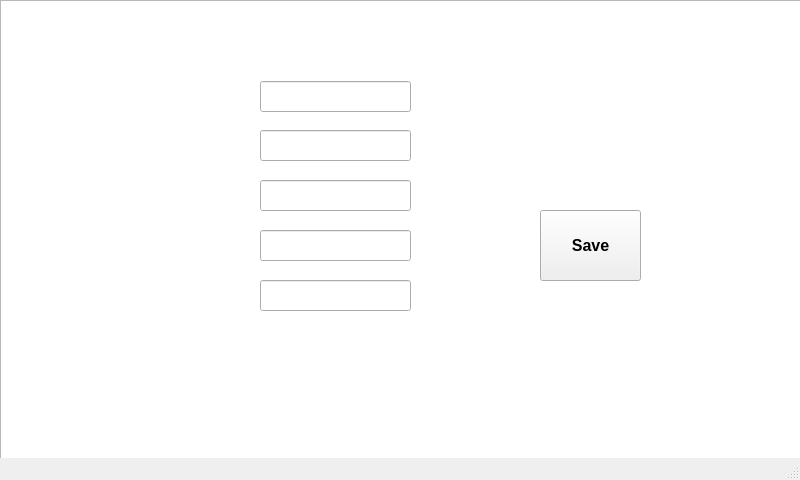
<?xml version="1.0" encoding="UTF-8"?>
<ui version="4.0">
 <class>Configuration</class>
 <widget class="QMainWindow" name="Configuration">
  <property name="geometry">
   <rect>
    <x>0</x>
    <y>0</y>
    <width>800</width>
    <height>480</height>
   </rect>
  </property>
  <property name="windowTitle">
   <string>MainWindow</string>
  </property>
  <widget class="QWidget" name="centralwidget">
   <widget class="QLabel" name="label">
    <property name="geometry">
     <rect>
      <x>560</x>
      <y>20</y>
      <width>231</width>
      <height>31</height>
     </rect>
    </property>
    <property name="font">
     <font>
      <pointsize>13</pointsize>
      <weight>75</weight>
      <bold>true</bold>
     </font>
    </property>
    <property name="styleSheet">
     <string notr="true">color: rgb(255, 255, 255);</string>
    </property>
    <property name="text">
     <string>Configuration</string>
    </property>
   </widget>
   <widget class="QLabel" name="label_4">
    <property name="geometry">
     <rect>
      <x>50</x>
      <y>80</y>
      <width>121</width>
      <height>31</height>
     </rect>
    </property>
    <property name="font">
     <font>
      <pointsize>12</pointsize>
      <weight>75</weight>
      <bold>true</bold>
     </font>
    </property>
    <property name="styleSheet">
     <string notr="true">color: rgb(255, 255, 255);</string>
    </property>
    <property name="text">
     <string>Age</string>
    </property>
   </widget>
   <widget class="QLabel" name="label_5">
    <property name="geometry">
     <rect>
      <x>50</x>
      <y>130</y>
      <width>121</width>
      <height>31</height>
     </rect>
    </property>
    <property name="font">
     <font>
      <pointsize>12</pointsize>
      <weight>75</weight>
      <bold>true</bold>
     </font>
    </property>
    <property name="styleSheet">
     <string notr="true">color: rgb(255, 255, 255);</string>
    </property>
    <property name="text">
     <string>Head Cont</string>
    </property>
   </widget>
   <widget class="QLabel" name="label_6">
    <property name="geometry">
     <rect>
      <x>50</x>
      <y>180</y>
      <width>121</width>
      <height>31</height>
     </rect>
    </property>
    <property name="font">
     <font>
      <pointsize>12</pointsize>
      <weight>75</weight>
      <bold>true</bold>
     </font>
    </property>
    <property name="styleSheet">
     <string notr="true">color: rgb(255, 255, 255);</string>
    </property>
    <property name="text">
     <string>Temp_Up</string>
    </property>
   </widget>
   <widget class="QLabel" name="label_7">
    <property name="geometry">
     <rect>
      <x>50</x>
      <y>230</y>
      <width>121</width>
      <height>31</height>
     </rect>
    </property>
    <property name="font">
     <font>
      <pointsize>12</pointsize>
      <weight>75</weight>
      <bold>true</bold>
     </font>
    </property>
    <property name="styleSheet">
     <string notr="true">color: rgb(255, 255, 255);</string>
    </property>
    <property name="text">
     <string>Temp Low</string>
    </property>
   </widget>
   <widget class="QLabel" name="label_8">
    <property name="geometry">
     <rect>
      <x>50</x>
      <y>280</y>
      <width>161</width>
      <height>31</height>
     </rect>
    </property>
    <property name="font">
     <font>
      <pointsize>12</pointsize>
      <weight>75</weight>
      <bold>true</bold>
     </font>
    </property>
    <property name="styleSheet">
     <string notr="true">color: rgb(255, 255, 255);</string>
    </property>
    <property name="text">
     <string>Ammonia Limit</string>
    </property>
   </widget>
   <widget class="QLineEdit" name="C_Age">
    <property name="geometry">
     <rect>
      <x>260</x>
      <y>81</y>
      <width>151</width>
      <height>31</height>
     </rect>
    </property>
   </widget>
   <widget class="QLineEdit" name="C_Head">
    <property name="geometry">
     <rect>
      <x>260</x>
      <y>130</y>
      <width>151</width>
      <height>31</height>
     </rect>
    </property>
   </widget>
   <widget class="QLineEdit" name="C_Temp_U">
    <property name="geometry">
     <rect>
      <x>260</x>
      <y>180</y>
      <width>151</width>
      <height>31</height>
     </rect>
    </property>
   </widget>
   <widget class="QLineEdit" name="C_Temp_L">
    <property name="geometry">
     <rect>
      <x>260</x>
      <y>230</y>
      <width>151</width>
      <height>31</height>
     </rect>
    </property>
   </widget>
   <widget class="QLineEdit" name="C_Ammonia_L">
    <property name="geometry">
     <rect>
      <x>260</x>
      <y>280</y>
      <width>151</width>
      <height>31</height>
     </rect>
    </property>
   </widget>
   <widget class="QPushButton" name="C_Save">
    <property name="geometry">
     <rect>
      <x>540</x>
      <y>210</y>
      <width>101</width>
      <height>71</height>
     </rect>
    </property>
    <property name="font">
     <font>
      <pointsize>12</pointsize>
      <weight>75</weight>
      <bold>true</bold>
     </font>
    </property>
    <property name="text">
     <string>Save</string>
    </property>
   </widget>
   <widget class="QGraphicsView" name="graphicsView">
    <property name="geometry">
     <rect>
      <x>0</x>
      <y>0</y>
      <width>801</width>
      <height>471</height>
     </rect>
    </property>
    <property name="styleSheet">
     <string notr="true">Background: url(Back.jpeg)</string>
    </property>
   </widget>
   <zorder>graphicsView</zorder>
   <zorder>label</zorder>
   <zorder>label_4</zorder>
   <zorder>label_5</zorder>
   <zorder>label_6</zorder>
   <zorder>label_7</zorder>
   <zorder>label_8</zorder>
   <zorder>C_Age</zorder>
   <zorder>C_Head</zorder>
   <zorder>C_Temp_U</zorder>
   <zorder>C_Temp_L</zorder>
   <zorder>C_Ammonia_L</zorder>
   <zorder>C_Save</zorder>
  </widget>
  <widget class="QStatusBar" name="statusbar"/>
 </widget>
 <resources/>
 <connections/>
</ui>
